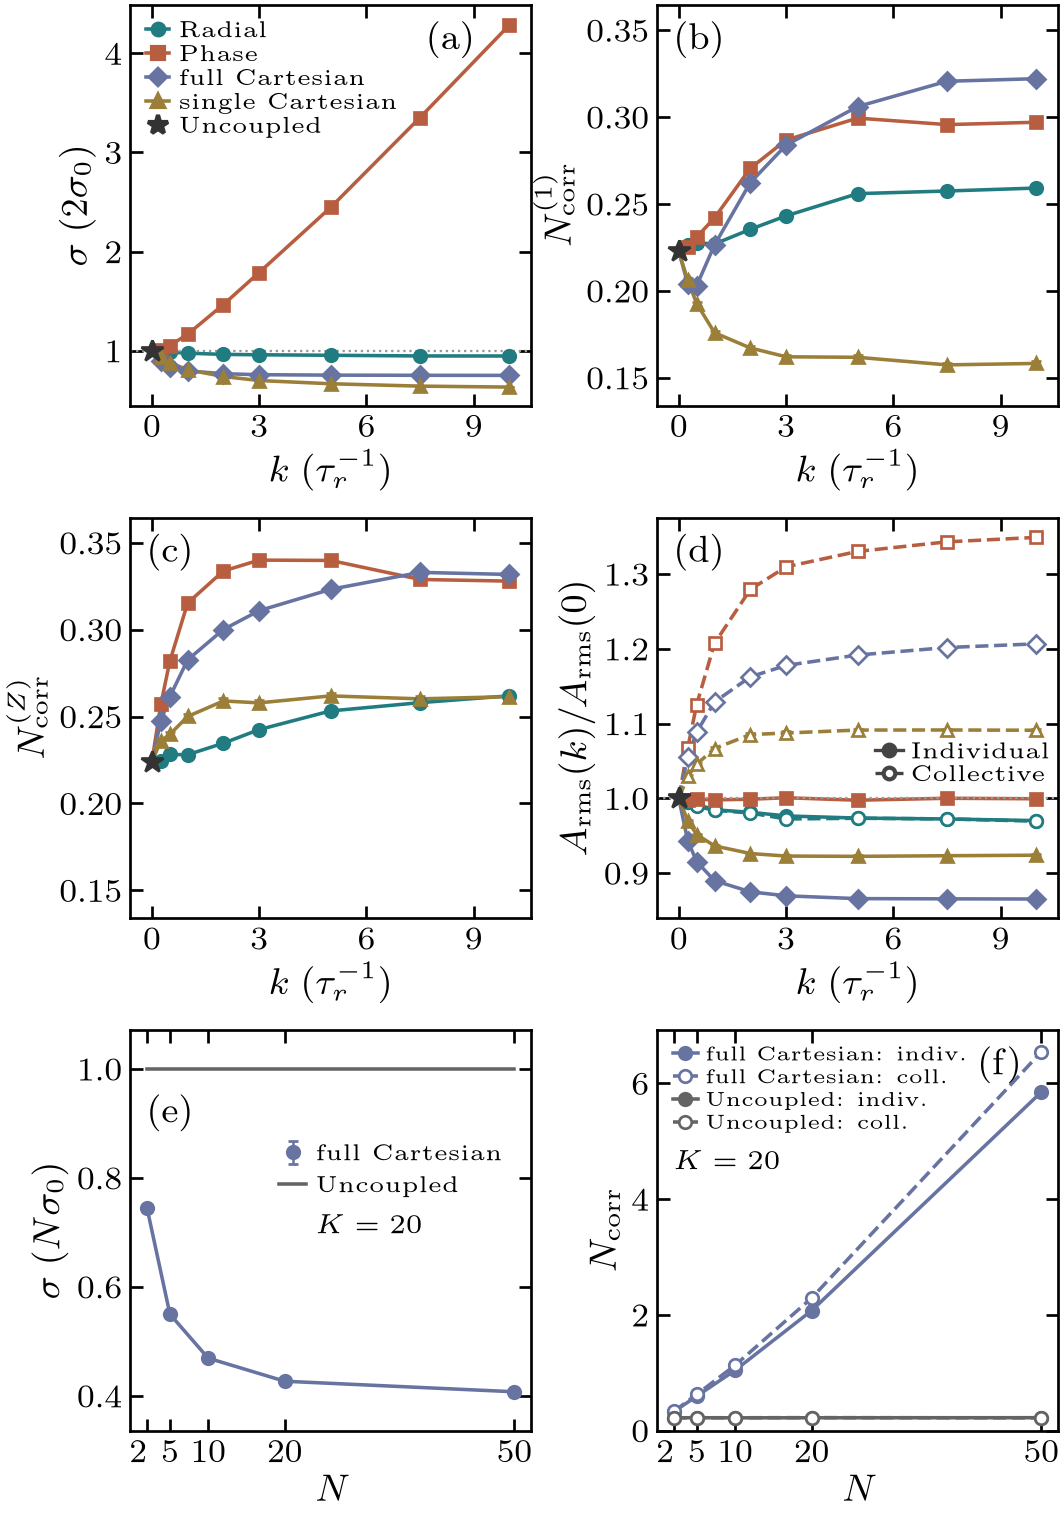

This figure's Python source:
"""Plot Figure 8 from a single point table, calculate new cases, or check saved errors."""
import argparse
import csv
import os
from pathlib import Path
import tempfile

import numpy as np

HERE = Path(__file__).resolve().parent
COUPLINGS = ("radial", "phase", "cartesian", "cartesian_x")
COLORS = dict(radial="#207c80", phase="#b85e40", cartesian="#6773a1", cartesian_x="#9b7e38")
MARKERS = dict(zip(COUPLINGS, ("o", "s", "D", "^")))
LABELS = dict(zip(COUPLINGS, ("Radial", "Phase", "full Cartesian", "single Cartesian")))
POP_COLORS = {"coupled": COLORS["cartesian"], "uncoupled": "#646464"}
READOUTS = ("oscillator_1", "collective")
STYLE = {"font.size": 8, "axes.titlesize": 11, "axes.labelsize": 9,
         "legend.fontsize": 7, "svg.fonttype": "none", "text.usetex": True,
         "font.family": "serif", "font.serif": ["Computer Modern Roman"],
         "xtick.labelsize": 8, "ytick.labelsize": 8, "axes.spines.top": True,
         "axes.spines.right": True, "axes.linewidth": .65, "xtick.direction": "in",
         "ytick.direction": "in", "xtick.major.size": 3, "ytick.major.size": 3,
         "xtick.major.width": .65, "ytick.major.width": .65, "axes.grid": False,
         "savefig.dpi": 300}


def read_rows(path):
    with Path(path).open(newline="") as stream:
        return list(csv.DictReader(stream))


def bounds(row):
    if row is None or str(row.get("plot_included", "")).lower() == "false":
        return (np.nan, np.nan, np.nan)
    value = float(row["value"])
    se = float(row["standard_error"])
    low, high = value-se, value+se
    if not (np.isfinite([value, low, high]).all() and low <= value <= high):
        raise ValueError("A plotted point has nonfinite or unordered error bars.")
    return value, low, high


def point(axis, x, values, color, marker, *, hollow=False, size=3):
    value, low, high = values
    if np.isfinite(value):
        axis.errorbar(x, value, yerr=[[value-low], [high-value]], linestyle="none",
                      marker=marker, color=color, markerfacecolor="white" if hollow else color,
                      markeredgewidth=.65, markersize=size, capsize=1.3, elinewidth=.6, zorder=4)


def frame(axis, panel, *, pair):
    axis.set_box_aspect(1)
    axis.tick_params(top=True, right=True, pad=2.)
    axis.grid(False, which="both", axis="both")
    x, y, align = {"a": (.86, .96, "right"), "e": (.04, .84, "left"),
                   "f": (.91, .96, "right")}.get(panel, (.04, .96, "left"))
    axis.text(x, y, rf"$\mathrm{{({panel})}}$", transform=axis.transAxes,
              fontsize=9, ha=align, va="top")
    axis.set_xlabel(r"$k\;(\tau_r^{-1})$" if pair else r"$N$", labelpad=1.5)


def plot_pair(axes, rows):
    from matplotlib.lines import Line2D
    from matplotlib.ticker import MaxNLocator

    strengths = sorted({float(r["k"]) for r in rows})
    lookup = {(r["panel"], r["readout"], r["coupling"], float(r["k"])): r for r in rows}
    if len(lookup) != len(rows):
        raise ValueError("Duplicate rows in the pair point table.")
    panels = (("a", "total_system"), ("b", READOUTS[0]), ("c", READOUTS[1]),
              ("d", READOUTS[0]), ("d", READOUTS[1]))
    cycle_limits = []
    for coupling in COUPLINGS:
        for panel, readout in panels:
            axis = axes[panel]
            base = bounds(lookup.get((panel, readout, "shared_uncoupled", 0.)))
            if not any((panel, readout, coupling, k) in lookup for k in strengths):
                continue
            color, marker = COLORS[coupling], MARKERS[coupling]
            hollow = panel == "d" and readout == READOUTS[1]
            values = [base if k == 0 else bounds(lookup.get((panel, readout, coupling, k)))
                      for k in strengths]
            for k, val in zip(strengths, values):
                if k:
                    point(axis, k, val, color, marker, hollow=hollow)
                    if panel in "bc" and np.isfinite(val[0]):
                        cycle_limits.extend(val[1:])
            axis.plot(strengths, [v[0] for v in values], color=color,
                      linestyle="--" if hollow else "-", linewidth=.85, zorder=2)
    for panel, readout in panels[:-1]:
        axis = axes[panel]
        values = bounds(lookup.get((panel, readout, "shared_uncoupled", 0.)))
        point(axis, 0., values, "#333333", "*", size=5.5)
        if panel in "ad":
            axis.axhline(1., color="#999999", linestyle=":", linewidth=.55)
        elif np.isfinite(values[0]):
            cycle_limits.extend(values[1:])
    for panel, label in zip("abcd", (r"$\sigma\;(2\sigma_0)$", r"$N_{\mathrm{corr}}^{(1)}$",
                                 r"$N_{\mathrm{corr}}^{(Z)}$", r"$A_{\mathrm{rms}}(k)/A_{\mathrm{rms}}(0)$")):
        axis = axes[panel]
        frame(axis, panel, pair=True)
        axis.set_ylabel(label, labelpad=2.)
        if len(strengths) <= 5:
            axis.set_xticks(strengths)
        else:
            axis.xaxis.set_major_locator(MaxNLocator(nbins=4))
        span = max(strengths) - min(strengths)
        axis.set_xlim(strengths[0]-.06*span, strengths[-1]+.06*span)
    if cycle_limits:
        pad = .12 * np.ptp(cycle_limits) or .01
        for panel in "bc":
            axes[panel].set_ylim(min(cycle_limits)-pad, max(cycle_limits)+pad)
    readout_handles = [Line2D([], [], color="#444444", marker="o", markersize=2.8,
                             linestyle=line, linewidth=.8, markerfacecolor=face, label=label)
                       for face, line, label in (("#444444", "-", "Individual"),
                                                ("white", "--", "Collective"))]
    axes["d"].legend(handles=readout_handles, loc="center right", bbox_to_anchor=(.98, .385),
                     frameon=False, fontsize=5.5, borderaxespad=0, borderpad=0,
                     handlelength=1.2, labelspacing=.1, handletextpad=.35)
    plotted_couplings = {row["coupling"] for row in rows}
    handles = [Line2D([], [], color=COLORS[c], marker=MARKERS[c], markersize=2.8,
                      linewidth=.85, label=LABELS[c]) for c in COUPLINGS if c in plotted_couplings]
    handles.append(Line2D([], [], color="#333333", marker="*", markersize=5,
                           linestyle="none", label="Uncoupled"))
    axes["a"].legend(handles=handles, loc="upper left", frameon=False, fontsize=5.5,
                     borderaxespad=.3, handlelength=1., labelspacing=.15, handletextpad=.4)


def plot_population(axes, rows):
    from matplotlib.lines import Line2D

    sizes = sorted({int(r["population_N"]) for r in rows})
    K, = {float(r["K"]) for r in rows}
    lookup = {(r["panel"], r["readout"], r["condition"], int(r["population_N"])): r for r in rows}
    if len(lookup) != len(rows):
        raise ValueError("Duplicate rows in the population point table.")
    for panel, readouts in (("e", ("total_system",)), ("f", READOUTS)):
        axis = axes[panel]
        for condition in ("coupled", "uncoupled"):
            for readout in readouts:
                values = np.array([bounds(lookup.get((panel, readout, condition, n))) for n in sizes])
                hollow, color = readout == "collective", POP_COLORS[condition]
                no_markers = panel == "e" and condition == "uncoupled"
                axis.plot(sizes, values[:, 0], linestyle="--" if hollow else "-", color=color,
                          linewidth=.85, zorder=2, label="Uncoupled" if no_markers else None)
                valid = np.isfinite(values).all(axis=1)
                if not no_markers and valid.any():
                    value, lo, hi = values[valid].T
                    axis.errorbar(np.array(sizes)[valid], value, yerr=[value-lo, hi-value],
                                  linestyle="none", color=color, marker="o", markersize=3.,
                                  markerfacecolor="white" if hollow else color, markeredgewidth=.65,
                                  capsize=1.3, elinewidth=.6, zorder=4,
                                  label="full Cartesian" if panel == "e" else None)
        frame(axis, panel, pair=False)
        axis.set_xticks(sizes)
        pad = .045*(sizes[-1]-sizes[0]) or 1.
        axis.set_xlim(sizes[0]-pad, sizes[-1]+pad)
        if len(sizes) > 1:
            axis.get_xticklabels()[0].set_ha("right")
        if panel == "e":
            axis.set_ylabel(r"$\sigma\;(N\sigma_0)$", labelpad=2.)
            handles, labels = axis.get_legend_handles_labels()
            order = [labels.index(label) for label in ("full Cartesian", "Uncoupled") if label in labels]
            axis.legend([handles[i] for i in order], [labels[i] for i in order],
                        loc="center right", bbox_to_anchor=(.98, .65), frameon=False,
                        fontsize=5.5, handlelength=1.2, handletextpad=.4)
            axis.margins(y=.12)
        else:
            axis.set_ylabel(r"$N_{\mathrm{corr}}$", labelpad=2.)
            axis.set_ylim(bottom=0.)
            axis.margins(y=.16)
            handles = [Line2D([], [], color=POP_COLORS[condition], marker="o", markersize=3.,
                               linewidth=.85, linestyle=line, markerfacecolor=face,
                               markeredgewidth=.65, label=condition_label+": "+readout)
                       for condition, condition_label in (("coupled", "full Cartesian"), ("uncoupled", "Uncoupled"))
                       for line, face, readout in (("-", POP_COLORS[condition], "indiv."), ("--", "white", "coll."))]
            axis.legend(handles=handles, loc="upper left", frameon=False, fontsize=5.,
                        borderaxespad=.35, handlelength=1.2, handletextpad=.35, labelspacing=.2)
        x, y = (.462, .54) if panel == "e" else (.04, .70)
        axis.text(x, y, rf"$K={K:g}$", transform=axis.transAxes, fontsize=6.5, ha="left", va="top")


def plot(rows, outdir):
    os.environ.setdefault("MPLCONFIGDIR", str(Path(tempfile.gettempdir())/"coherence_mpl"))
    import matplotlib
    matplotlib.use("Agg")
    import matplotlib.pyplot as plt
    import cairosvg

    pair = [r for r in rows if r["panel"] in "abcd"]
    population = [r for r in rows if r["panel"] in "ef"]
    if not (pair or population):
        raise ValueError("The point table has no Figure 8 panels.")
    panels = ("abcd" if pair else "") + ("ef" if population else "")
    outdir.mkdir(parents=True, exist_ok=True)
    with plt.rc_context(STYLE):
        height = {2: 2.25, 4: 3.8, 6: 5.4}[len(panels)]
        fig, axes = plt.subplots(len(panels)//2, 2, figsize=(3.8, height))
        axes = dict(zip(panels, axes.flat))
        if pair:
            plot_pair(axes, pair)
        if population:
            plot_population(axes, population)
        fig.subplots_adjust(left=.17, right=.985, bottom=.075 if population else .11,
                            top=.955 if population else .935, wspace=.31, hspace=.28)
        for extension in ("png", "svg"):
            fig.savefig(outdir/f"figure.{extension}", bbox_inches="tight", pad_inches=.02)
        cairosvg.svg2eps(url=str(outdir/"figure.svg"), write_to=str(outdir/"figure.eps"))
        plt.close(fig)
    print(f"Wrote {outdir/'figure.png'} (also SVG and EPS).")


def main():
    parser = argparse.ArgumentParser(description=__doc__)
    sub = parser.add_subparsers(dest="command", required=True)
    plot_parser = sub.add_parser("plot", help="plot saved point estimates and one-SE bars")
    plot_parser.add_argument("--table", type=Path, nargs="+", default=[HERE/"data/figure.csv"])
    plot_parser.add_argument("--outdir", type=Path, default=HERE/"figures")
    validation = sub.add_parser("validate", help="check saved or recalculated bootstrap estimates")
    validation.add_argument("--outdir", type=Path, default=HERE, help="Calculation directory")
    from compute import add_compute_arguments
    add_compute_arguments(sub.add_parser("compute", help="run coherence, EPR and amplitude calculations"))
    args = parser.parse_args()
    if args.command == "plot":
        plot([r for path in args.table for r in read_rows(path)], args.outdir)
    elif args.command == "validate":
        from validate import validate, validate_calculation
        if args.outdir.resolve() == HERE:
            validate(HERE)
        else:
            validate_calculation(args.outdir)
    else:
        from compute import compute
        compute(args, HERE, COUPLINGS)


if __name__ == "__main__":
    main()
